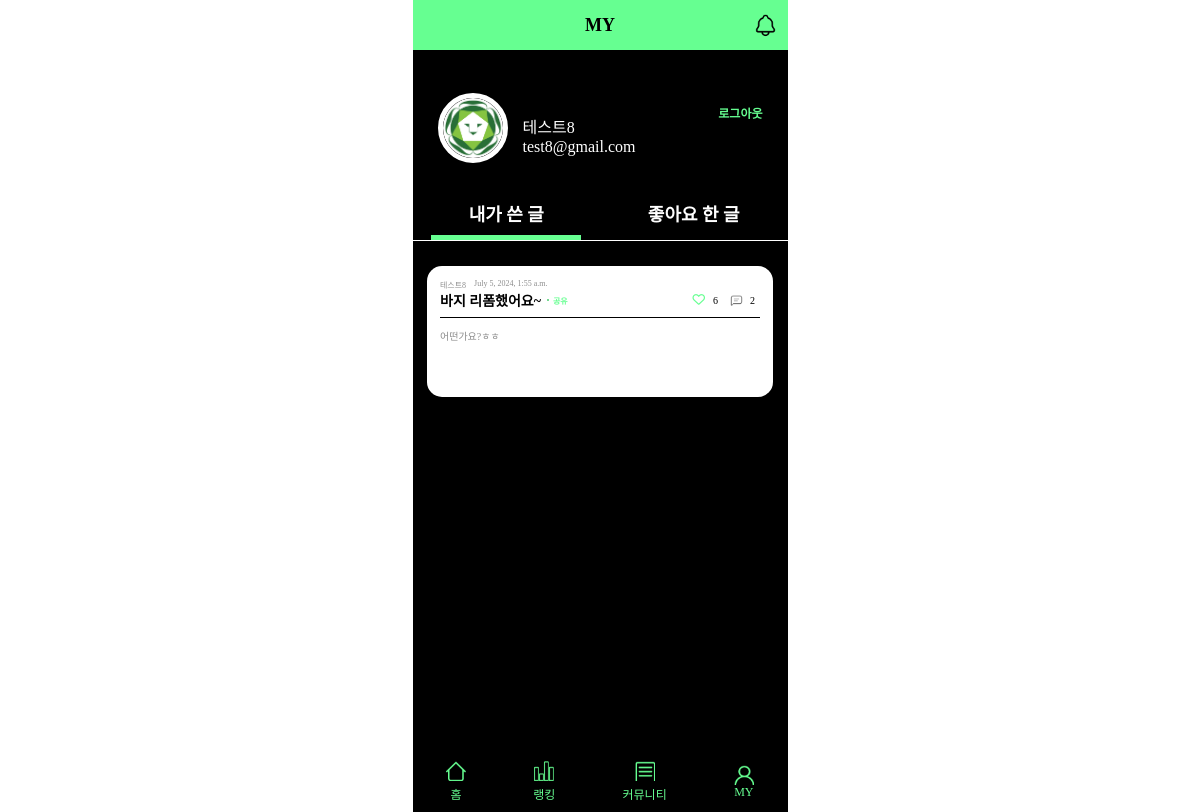
The app's page /accountApp/detail/13 with its own data.
### accountApp/models.py (models this page shows, shortened)
class User(AbstractBaseUser):
    email = models.EmailField(
        verbose_name='email',
        max_length=255,
        unique=True,
    )
    nickname = models.CharField(max_length=20)
    image = models.ImageField()
    is_active = models.BooleanField(default=True)
    is_admin = models.BooleanField(default=False)
    objects = UserManager()
    USERNAME_FIELD = 'email'
    REQUIRED_FIELDS = ['image', 'nickname']

### mainApp/models.py (models this page shows, shortened)
class Post(models.Model):
    title = models.CharField(max_length=50) # 글의 제목, 최대 길이는 50
    content = models.TextField() # 글의 본문
    created_at = models.DateTimeField(auto_now_add=True) # 생성일자
    author = models.ForeignKey(to = User, on_delete = models.CASCADE, related_name = "posts")
    category = models.ManyToManyField(to = Category, through = "PostCategory", related_name = "posts")
    like = models.ManyToManyField(to = User, through = "Like", related_name="liked_posts")
    image = models.ImageField(upload_to = upload_filepath, blank = True) # 이미지 업로드
    file = models.FileField(upload_to = upload_filepath, blank = True ) # 파일 업로드

class Category(models.Model):
    name = models.CharField(max_length = 20)

### accountApp/views.py (the view)
# urls.py: path('detail/<int:pk>', AccountDetailView.as_view(), name = 'detail'),
class AccountDetailView(DetailView):
    model = User
    context_object_name = 'target_user'
    template_name = 'accountApp/detail.html'
    def get_context_data(self, **kwargs):
        user = self.get_object()
        post_list = Post.objects.filter(author=user)
        liked_post_list = Post.objects.filter(post_likes__user=user)
        context = super(AccountDetailView, self).get_context_data(post_list=post_list, **kwargs)
        context['liked_post_list'] = liked_post_list
        return context

### accountApp/templates/accountApp/detail.html (shortened to what this page needs)
<!DOCTYPE html>
{% load static %}
<html lang="en">
<head>
  <link rel="stylesheet" href="{% static 'css/hyunh.css' %}">
  <link rel="stylesheet" href="https://cdnjs.cloudflare.com/ajax/libs/font-awesome/6.0.0-beta3/css/all.min.css">
</head>
<body>
  <header class="community_header">
    <div class="community_header_left"></div>
    <span class="community_header_title">MY</span>
    <a href="{% url 'mainApp:notice' %}" class="community_header_notice"><img src="../../../media/noticeBell.png" alt="알림"></a>
  </header>
  <main class="community_main">
    <div>
      <section class="my_sec1">
        <div class="my_userall">
          <img src="{{ target_user.image.url }}" alt="프로필 사진" />
          <div class="my_user">
            <div class="my_userinfo">
              <p>{{ target_user.nickname }}</p>
              <p>{{ target_user.email }}</p>
            </div>
          </div>
        </div>
        <form action="{% url 'accountApp:logout' %}?next={% url 'mainApp:main' %}" method="post" class="pragmatic_header_nav">
          <button type="submit" class="logout-button">로그아웃</button>
        </form>
      </section>
      <section class="my_sec2">
        <div class="my_post_category">
          <div class="community_main_sec1_item focused" data-target="my_post_list">내가 쓴 글</div>
          <div class="community_main_sec1_item" data-target="my_like_list">좋아요 한 글</div>
        </div>
        <div class="my_post_list">
          <div class="community_my_scroll">
            {% if post_list %}
            {% for post in post_list %}
            <div class="post_container">
              <div class="user_post_nameDate">
                <p>{{ post.author.nickname }}</p>
                <svg xmlns="http://www.w3.org/2000/svg" width="2" height="2" viewBox="0 0 2 2" fill="none">
                  <circle cx="1" cy="1" r="1" fill="rgba(0, 0, 0, 0.45);" fill-opacity="0.45" />
                </svg>
                <p>{{ post.created_at }}</p>
              </div>
              <div class="user_post_titleLike">
                <div class="user_post_title_area">
                  <a href="{% url 'mainApp:detail' post.id %}" class="user_post_titleLike_title">{{ post.title }}</a>
                  <div class="user_post_titleLike_category">
                    <svg xmlns="http://www.w3.org/2000/svg" width="2" height="2" viewBox="0 0 2 2" fill="none">
                      <circle cx="1" cy="1" r="1" fill="#66FF91"/>
                      <circle cx="1" cy="1" r="1" fill="black" fill-opacity="0.2"/>
                    </svg>
                    <span>{% for category in post.category.all %}
                    {% if category.name == "챌린지" %}
                      챌린지
                    {% else %}
                      공유
                    {% endif %}
                    {% endfor %}</span>
                  </div>
                </div>
                <div class="community_main_sec3_post_likeCom">
                  <p>
                    {% if request.user in post.like.all %}
                    <a href="{% url 'mainApp:remove_like' post.id %}"><i class="fas fa-heart fa-lg"></i></a>
                    {% else %}
                    <a href="{% url 'mainApp:add_like' post.id %}"></a>
                    {% endif %}
                    {{ post.like.count }}
                  </p>
                  <p><img src="../../../media/comment.png" alt="댓글">{{ post.comments.count }}</p>
                </div>
              </div>
              <div class="user_post_textImg">
                <p>
                  {% if post.content|length > 40 %}
                  {{ post.content|slice:":40" }}...
                  {% else %}
                  {{ post.content }}
                  {% endif %}
                </p>
              </div>
            </div>
            {% empty %} 작성된 글이 없습니다. {% endfor %}
            {% else %}
            <div class="post_none">작성한 글이 없습니다.</div>
            {% endif %}
          </div>
        </div>
      </section>
    </div>
  </main>
  <footer class="community_footer">
    <div class="community_footer_home">
      <a href="{% url 'mainApp:main' %}">
        <img src="../../../media/Home.png" alt="홈" width="20px" height="20px">
      </a>
      <p>홈</p>
    </div>
    <div class="community_footer_rank">
      <a href="{% url 'mainApp:ranking' %}">
        <img src="../../../media/Rank.png" alt="랭킹" width="20px" height="20px">
      </a>
      <p>랭킹</p>
    </div>
    <div class="community_footer_community">
      <a href="{% url 'mainApp:tipList' %}">
        <img src="../../../media/Community.png" alt="커뮤니티" width="20px" height="20px">
      </a>
      <p>커뮤니티</p>
    </div>
    <div class="community_footer_my">
      {% if not user.is_authenticated %}
      <img src="../../../media/My.png" alt="마이" width="20px" height="20px">
      {% else %}
      <a href="{% url 'accountApp:detail' pk=user.pk %}">
        <img src="../../../media/My.png" alt="마이" width="20px" height="20px">
      </a>
      {% endif %}
      <p>MY</p>
    </div>
  </footer>
</body>
</html>

### static/css/hyunh.css (style rules this page uses)
body { width: 375px; height: 812px; margin: 0 auto; font-family: "Noto Sans KR"; font-style: normal; }
p { margin: 0; }
a { text-decoration: none; color: inherit; }
.community_header { display: flex; justify-content: space-between; align-items: center; background-color: #66FF91; padding: 0 10px; height: 50px; }
.community_header_left { width: 25px; height: 26px; }
.community_header_title { font-size: 18px; font-weight: bold; }
.community_header_notice { width: 25px; height: 26px; }
.community_header_notice img { width: 25px; height: 26px; }
.community_main { background-color: #000; height: 762px; }
.community_main_sec1_item { color: #fff; font-size: 18px; text-align: center; height: 90%; width: 150px; line-height: 50px; font-weight: bold; cursor: pointer; }
.community_main_sec1_item.focused { border-bottom: 5px solid #66FF91; }
.community_main_sec2_post_likeCom, .community_main_sec3_post_likeCom { display: flex; }
.community_main_sec2_post_likeCom a, .community_main_sec3_post_likeCom a { color: #66FF91; padding: 0 8px; }
.community_main_sec2_post_likeCom p, .community_main_sec3_post_likeCom p { display: flex; align-items: center; padding-right: 5px; font-size: 10px; }
.community_main_sec2_post_likeCom img, .community_main_sec3_post_likeCom img { padding: 0 5px; width: 17px; }
.community_footer { position: fixed; bottom: 0; background-color: rgb(0, 0, 0, 0.8); width: 375px; height: 60px; display: flex; justify-content: space-around; align-items: center; }
.community_footer_home, .community_footer_rank, .community_footer_community, .community_footer_my { display: grid; justify-items: center; color: #66FF91; font-size: 12px; }
.my_sec1 { display: flex; align-items: center; justify-content: space-between; height: 140px; padding: 0 25px; }
.my_sec1 img { width: 60px; height: 60px; border-radius: 50%; border: 5px solid #fff; }
.my_userall { display: flex; align-items: center; margin-top: 15px; }
.my_user { padding-left: 15px; padding-top: 15px; }
.my_userinfo { color: #fff; }
.logout-button { background: none; border: none; padding: 0; cursor: pointer; color: #66FF91; font-size: 12px; font-weight: 600; margin-bottom: 15px; }
.my_sec2 { color: #fff; }
.my_post_category { border-bottom: 0.5px solid #fff; display: flex; justify-content: space-around; height: 50px; }
.my_post_list, .my_like_list { display: grid; justify-content: center; }
.community_my_scroll { height: 570px; overflow-y: auto; }
.post_container { background-color: #fff; width: 320px; height: 105px; border-radius: 15px; padding: 13px; margin: 25px 13px 0 13px; }
.user_post_nameDate { display: flex; font-size: 8px; color: rgba(0, 0, 0, 0.45); }
.user_post_nameDate p:not(:last-child) { padding-right: 3px; }
.user_post_nameDate p:not(:first-child) { padding-left: 3px; }
.user_post_titleLike { color: #000; display: flex; justify-content: space-between; padding-bottom: 7px; border-bottom: 0.25px solid #000; }
.user_post_titleLike_title { font-size: 14px; font-weight: 700; }
.user_post_textImg { display: flex; justify-content: space-between; padding-top: 10px; color: rgba(0, 0, 0, 0.45); font-size: 10px; }
.user_post_title_area { display: flex; }
.user_post_titleLike_category { display: flex; align-items: center; padding-left: 6px; }
.user_post_titleLike_category span { font-size: 8px; color: #66FF91; font-weight: 600; padding-left: 4px; }

### records on screen
User: image (picture), nickname "테스트8", email "test8@gmail.com"
Post: author.nickname "테스트8", created_at "July 5, 2024, 1:55 a.m.", title "바지 리폼했어요~", like.count "6", comments.count "2", content "어떤가요?ㅎㅎ"
Category: name "공유"
